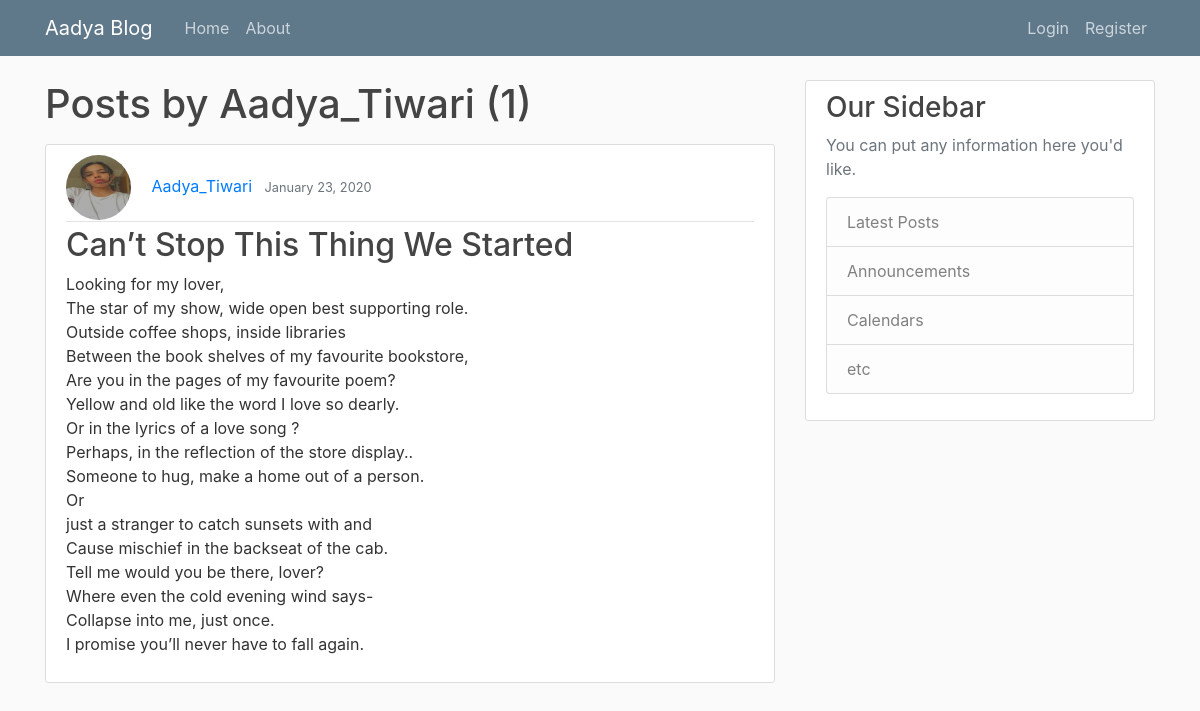
Page /user/Aadya_Tiwari on the earlier database version.
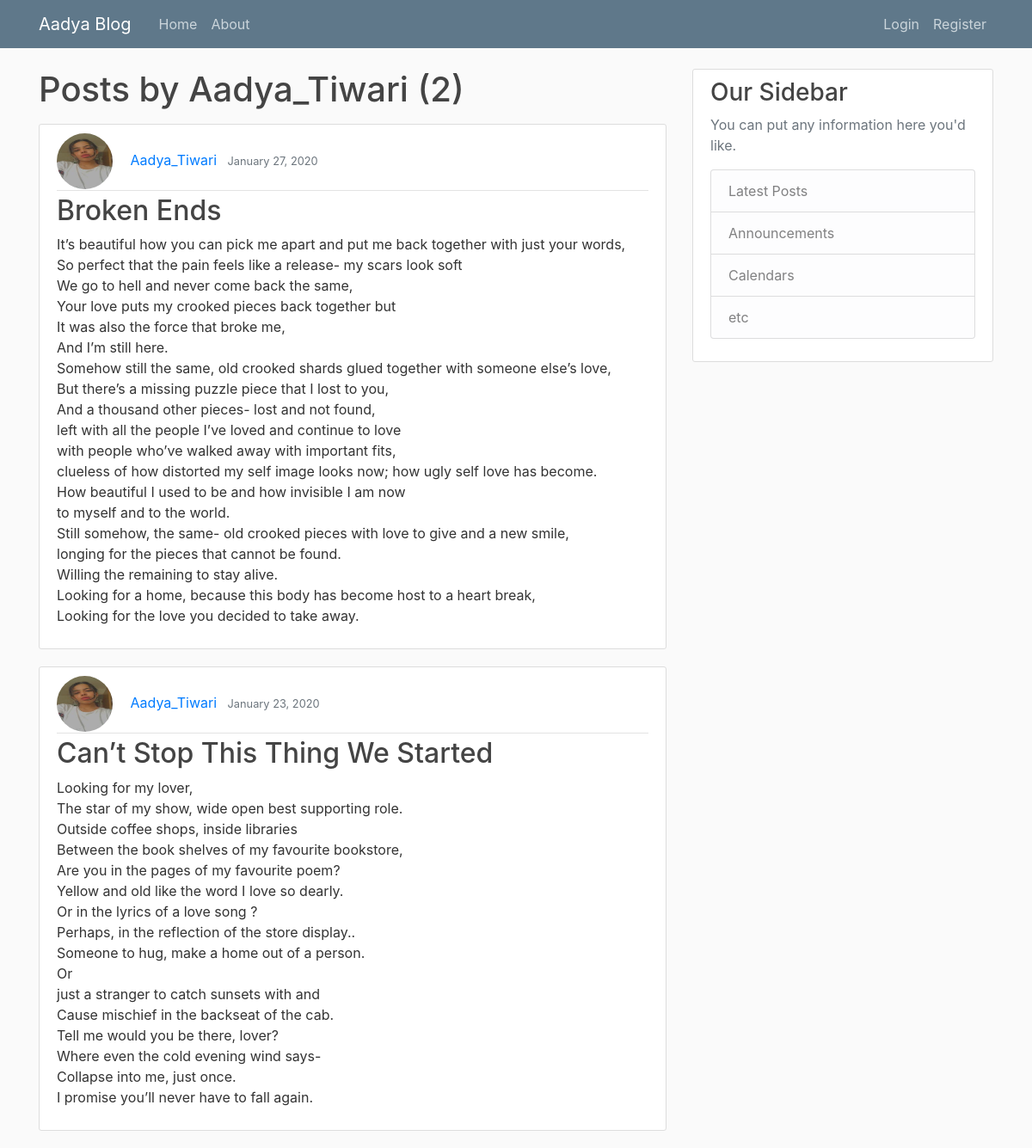
Same page on the later database version.
### blog/models.py (models this page shows, shortened)
class Post(models.Model):
    title = models.CharField(max_length=100)
    content = models.TextField()
    date_posted = models.DateTimeField(default=timezone.now)
    author= models.ForeignKey(User, on_delete=models.CASCADE)

### users/models.py (models this page shows, shortened)
class Profile(models.Model):
    user = models.OneToOneField(User, on_delete=models.CASCADE)
    image = models.ImageField(default='default.jpg', upload_to='profile_pics')

### blog/views.py (the view)
# urls.py: path('user/<str:username>', UserPostListView.as_view(), name='user-posts'),
class UserPostListView(ListView):
    model = Post
    template_name = 'blog/user_posts.html' # <app>/model_<viewtype>/html
    context_object_name = 'posts' # context are called posts
    paginate_by = 2 #That many posts per page
    def get_queryset(self):
        user = get_object_or_404(User, username=self.kwargs.get('username'))
        return Post.objects.filter(author=user).order_by('-date_posted')

### blog/templates/blog/user_posts.html (shortened to what this page needs)
{% extends "blog/base.html" %}
{% block content%}
    <h1 class="mb-3">Posts by {{ view.kwargs.username }} ({{page_obj.paginator.count}})</h1>
    {% for post in posts %}
        <article class="media content-section">
          <div class="media-body">
            <div class="article-metadata">
                <img class="rounded-circle article-img" src ="{{ post.author.profile.image.url}}">
              <a class="mr-2" href="{% url 'user-posts' post.author.username %}">{{ post.author }}</a>
              <small class="text-muted">{{ post.date_posted|date:"F d, Y" }}</small>
            </div>
            <h2><a class="article-title" href=" {% url 'post-detail' post.id %}">{{ post.title }}</a></h2>
            <p class="article-content">{{ post.content }}</p>
          </div>
        </article>
    {% endfor %}
{% endblock content %}

Differences in the rows shown:
added Post: author.profile.image (picture), author "Aadya_Tiwari", date_posted "January 27, 2020", title "Broken Ends", content "It’s beautiful how you can pick me apart and put me back together with just your words, So perfect that the pain feels like a release- my scars look soft We go to hell and never come back the same, Your love puts my crooked pieces back together but It was also the force that broke me, And I’m still here. Somehow still the same, old crooked shards glued together with someone else’s love, But there’s a missing puzzle piece that I lost to you, And a thousand other pieces- lost and not found, left with all the people I’ve loved and continue to love with people who’ve walked away with important fits, clueless of how distorted my self image looks now; how ugly self love has become. How beautiful…"
Other differences:
{{ page_obj.paginator.count }}: "1" → "2"
